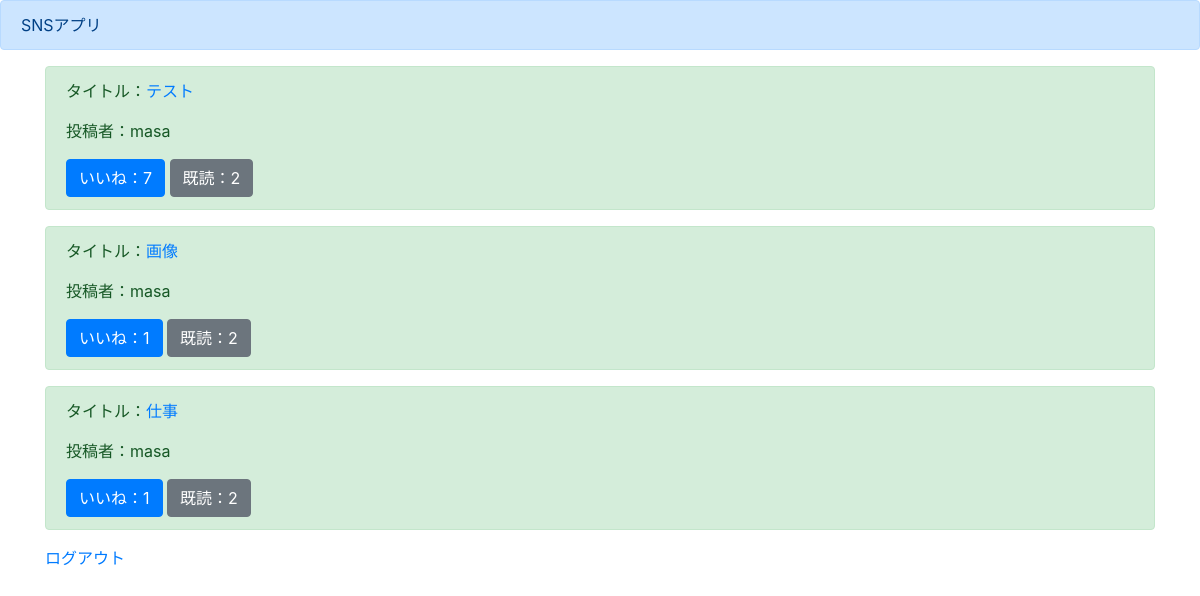
Page /list/ (signed in) on the earlier database version.
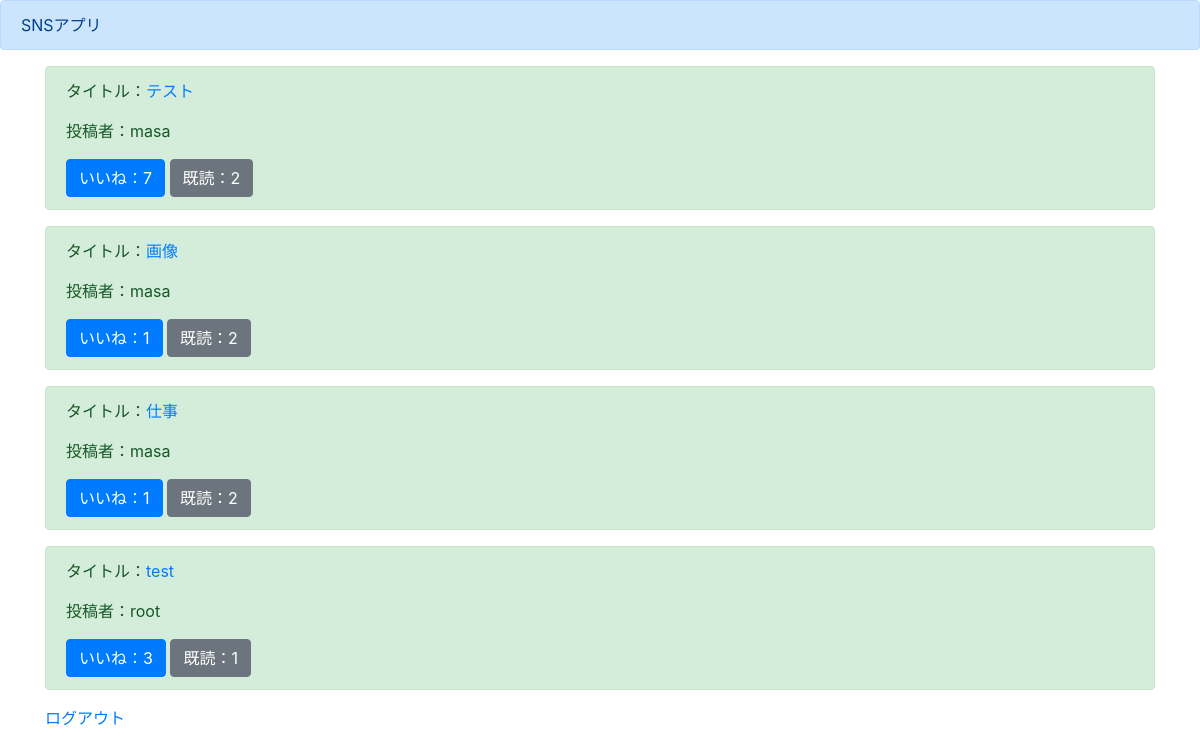
Same page on the later database version.
### boardapp/models.py (models this page shows)
class BoardModel(models.Model):
    title = models.CharField(max_length=100)
    content = models.TextField()
    author = models.CharField(max_length=100)
    images = models.ImageField(upload_to='')
    good = models.IntegerField(null=True, blank=True, default=0)
    read = models.IntegerField(null=True, blank=True, default=0)
    readtext = models.CharField(max_length=100, null=True, blank=True, default='a')

### boardapp/views.py (the view)
# urls.py: path('list/', listfunc, name='list'),
@login_required
def listfunc(request):
    object_list = BoardModel.objects.all()
    return render(request, 'list.html', {'object_list':object_list})

### templates/list.html (shortened to what this page needs)
{% extends 'base.html' %}
{% block header %}
<div class="alert alert-primary" role="alert">
    SNSアプリ
</div>
{% endblock header %}
{% block content %}
<div class="container">
{% for item in  object_list%}
    <div class="alert alert-success" role="alert">
        <p>タイトル：<a href= "{% url 'detail' item.pk %}">{{ item.title }}</a></p>
        <p>投稿者：{{ item.author}}</p>
        <a href="{% url 'good' item.pk  %}" class="btn btn-primary" role="button" aria-pressed="true">いいね：{{item.good}}</a>
        <a href="{% url 'read' item.pk %}" class="btn btn-secondary" role="button" aria-pressed="true">既読：{{item.read}}</a>
    </div>
{% endfor %}
<a href="{% url 'logout' %}">ログアウト</a>
</div>
{% endblock content %}

### templates/base.html (shortened to what this page needs)
<!doctype html>
<html lang="en">
  <head>
    <link rel="stylesheet" href="https://stackpath.bootstrapcdn.com/bootstrap/4.4.1/css/bootstrap.min.css">
  </head>
  <body>
    {% block header %}
    {% endblock header %}
    {% block content %}
    {% endblock content %}
  </body>
</html>

Differences in the rows shown:
added BoardModel: title "test", author "root", good "3", read "1"
